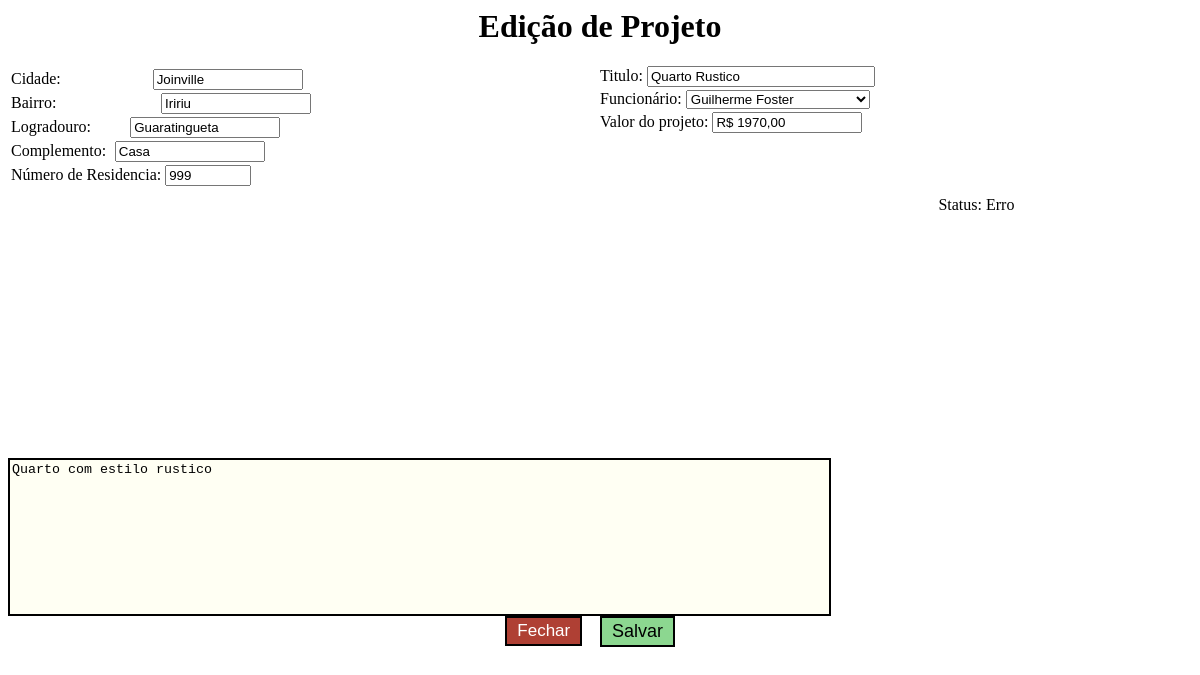
/sistema/projeto/modal/edicao_projeto.php?id=16, run on the app's committed database.
### tables this page shows
CREATE TABLE `projetos` (
  `id` int(4) UNSIGNED ZEROFILL NOT NULL COMMENT 'Codigo de identificação de projetos.',
  `funcionarios_id` tinyint(2) UNSIGNED ZEROFILL NOT NULL COMMENT 'Código de identificação do funcionário.',
  `clientes_id` tinyint(3) UNSIGNED ZEROFILL NOT NULL COMMENT 'Código de identificação do cliente.',
  `status` tinyint(1) NOT NULL COMMENT 'Status em que se encontra o projeto:\n1 - Aguardando recolhimento de informações\n2 - Desenvolvimento pré-molde\n3 - Em produção\n4 - Projeto finalizado\n5 - Projeto concluido\n6 - Projeto cancelado',
  `titulo` varchar(45) NOT NULL COMMENT 'Titulo do projeto.',
  `bairro` varchar(20) NOT NULL COMMENT 'Bairro onde o cliente reside.',
  `logradouro` varchar(45) NOT NULL COMMENT 'Rua/Avenida que o cliente reside.',
  `numero` int(5) NOT NULL COMMENT 'Numero da casa da residencia do cliente.',
  `complemento` varchar(40) NOT NULL COMMENT 'Complemento da residencia do cliente.',
  `cidade` varchar(30) DEFAULT NULL COMMENT 'Cidade que o cliente reside.',
  `descricao` text COMMENT 'Descrição do projeto, onde é registrado as informações/descrições que o cliente repassa para o funcionário.',
  `valor` decimal(6,2) DEFAULT NULL
);

### adicionais/php/php_conversaovalor.php (called while the page is built, shortened)
<?php
function valorVirgula($valor) {
	if($valor==""){
		$valor_resultado = "";
	}else{
		$valor_alterado = explode(".", $valor);
		$valor_resultado = "R$ ".$valor_alterado[0] . "," . $valor_alterado[1];
	}
	return $valor_resultado;
}
?>

### adicionais/php/php_conversaostatus.php (called while the page is built, shortened)
<?php
  function projeto($status){
    switch($status){
      default:
        return "Erro";
        break;
    }
}
?>

### sistema/projeto/modal/edicao_projeto.php (the view, shortened to what this page needs)
<?php
include "../../../seguranca/bd/bd_conexao.php";
include "../../../adicionais/php/php_conversaostatus.php";
include "../../../adicionais/php/php_conversaovalor.php";
$projeto_id = $_GET['id'];
$sel_projeto = "SELECT projetos.funcionarios_id AS 'funcionarios_id', projetos.status, projetos.titulo, projetos.bairro, projetos.logradouro, projetos.numero, projetos.complemento, projetos.cidade, projetos.descricao, projetos.valor FROM projetos WHERE projetos.id='{$projeto_id}'";
$sel_projeto = $conexaobd->prepare($sel_projeto);
$sel_projeto->execute();
$dado_projeto = $sel_projeto->fetch(PDO::FETCH_ASSOC);
$sel_funcionario = "SELECT funcionarios.id, funcionarios.nome FROM funcionarios ORDER BY funcionarios.nome ASC";
$sel_funcionario = $conexaobd->prepare($sel_funcionario);
$sel_funcionario->execute();
$dado_funcionario = $sel_funcionario->fetchAll(PDO::FETCH_ASSOC);
switch ($dado_projeto['status']) {
case 4:
	$dado_projeto['status'] = "Projeto finalizado";
	break;
}
?>
<link rel="stylesheet" href="layout\css\css_modalpersonalizado.min.css">
<div class="projeto-modal">
  <div class="projeto-modal-titulo">
    <h1>Edição de Projeto</h1>
  </div>
  <form class="projeto-modal-tabela" action="?pas=projeto&arq=operacoes" method="post">
    <div class="projeto-modal-tabela-esquerda">
      <div class="projeto-modal-tabela-esquerda-cidade">
        <label for="cidade">Cidade:</label>
        <input id="cidade" type="text" name="cidade" maxlength="30" value="<?php echo $dado_projeto['cidade'] ?>">
      </div>
      <div class="projeto-modal-tabela-esquerda-bairro">
        <label for="bairro">Bairro:</label>
        <input id="cidade" type="text" name="bairro" maxlength="20" value="<?php echo $dado_projeto['bairro'] ?>">
      </div>
      <div class="projeto-modal-tabela-esquerda-logradouro">
        <label for="logradouro">Logradouro:</label>
        <input id="logradouro" type="text" name="logradouro" maxlength="45" value="<?php echo $dado_projeto['logradouro'] ?>">
      </div>
      <div class="projeto-modal-tabela-esquerda-complemento">
        <label for="complemento">Complemento:</label>
        <input id="complemento" type="text" name="complemento" maxlength="40" value="<?php echo $dado_projeto['complemento'] ?>">
      </div>
      <div class="projeto-modal-tabela-esquerda-numero">
        <label for="numero">Número de Residencia:</label>
        <input id="numero" type="text" name="numero" maxlength="5" value="<?php echo $dado_projeto['numero'] ?>">
      </div>
    </div>
    <div class="projeto-modal-tabela-direta">
      <div class="projeto-modal-tabela-direta-titulo">
        <label for="titulo">Titulo:</label>
        <input id="titulo" type="text" name="titulo" maxlength="45" value="<?php echo $dado_projeto['titulo'] ?>">
      </div>
      <div class="projeto-modal-tabela-direta-funcionario">
        <label for="funcionario">Funcionário:</label>
        <select id="funcionario" name="funcionario">
          <?php
foreach ($dado_funcionario as $dado_funcionario) {
	if ($dado_funcionario['id'] == $dado_projeto['funcionarios_id']) {
		?>
              <option value="<?php echo $dado_funcionario['id']; ?>" selected><?php echo $dado_funcionario['nome']; ?></option>
              <?php
} else {
		?>
          <option value="<?php echo $dado_funcionario['id']; ?>"><?php echo $dado_funcionario['nome']; ?></option>
          <?php
}
}
?>
        </select>
      </div>
      <div class="projeto-modal-tabela-direta-valor">
        <label for="valor">Valor do projeto:</label>
        <input id="valor" type="text" name="valor" value="<?php echo valorVirgula($dado_projeto['valor']); ?>">
      </div>
      <div class="projeto-modal-tabela-direta-status">
        <span>
          Status: <?php echo projeto($dado_projeto['status']); ?>
        </span>
      </div>
    </div>
    <div class="projeto-modal-tabela-descricao">
      <textarea name="descricao" rows="10" cols="100"><?php echo $dado_projeto['descricao']; ?></textarea>
    </div>
    <div class="projeto-modal-tabela-botoes">
      <div class="projeto-modal-tabela-botoes-fechar">
				<a href="#close-modal" rel="modal:close">
					<button type="button" name="button">Fechar</button>
				</a>
      </div>
      <div class="projeto-modal-tabela-botoes-salvar">
        <button type="submit" name="button">Salvar</button>
      </div>
    </div>
  </form>
</div>

### data on the page
projetos: cidade "Joinville", bairro "Iririu", logradouro "Guaratingueta", complemento "Casa", numero "999", titulo "Quarto Rustico", valor "R$ 1970,00", descricao "Quarto com estilo rustico"

### other printed values
projeto($dado_projeto['status']) "Erro"
form field funcionario "Guilherme Foster"
